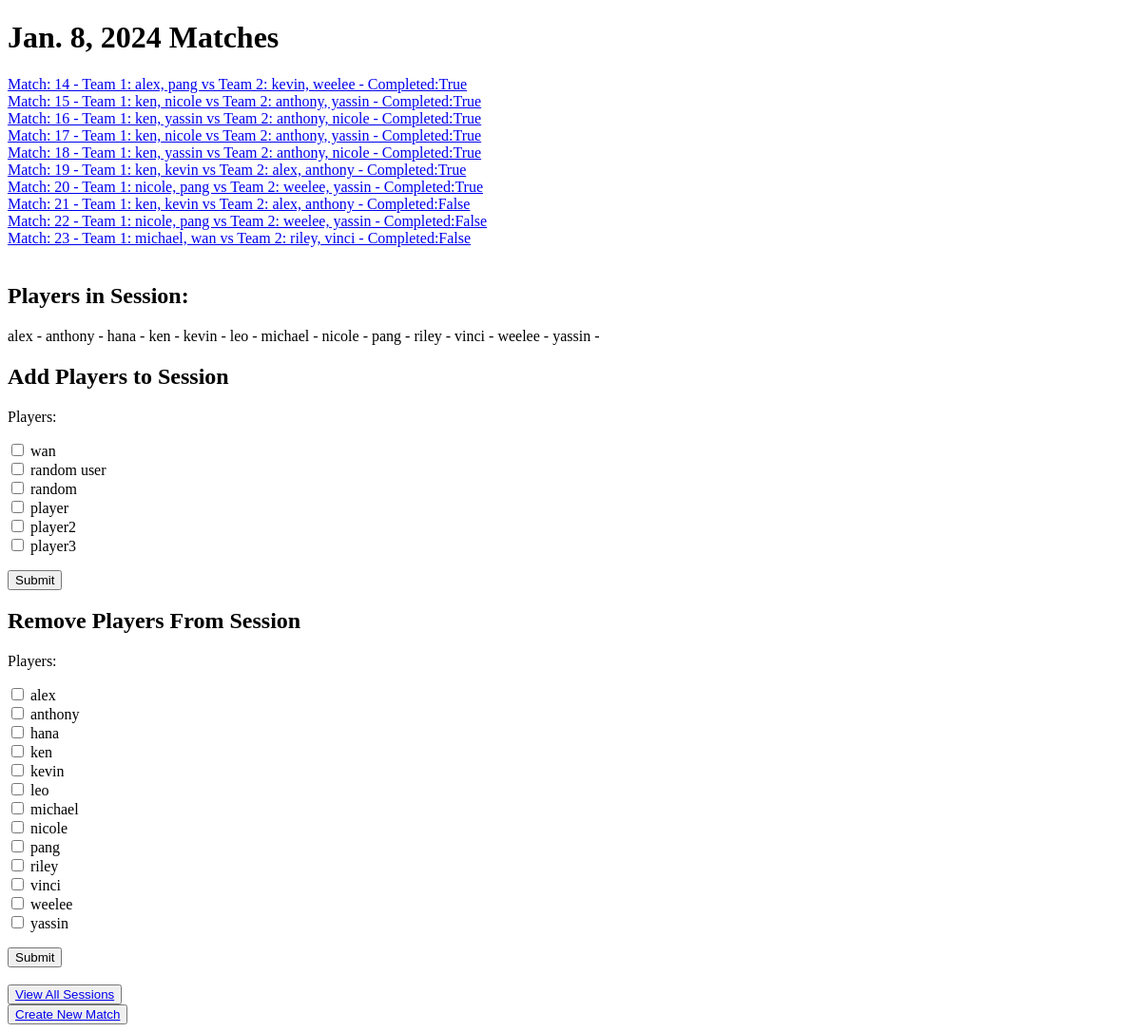
Page /kevin/badders/1 on the earlier database version.
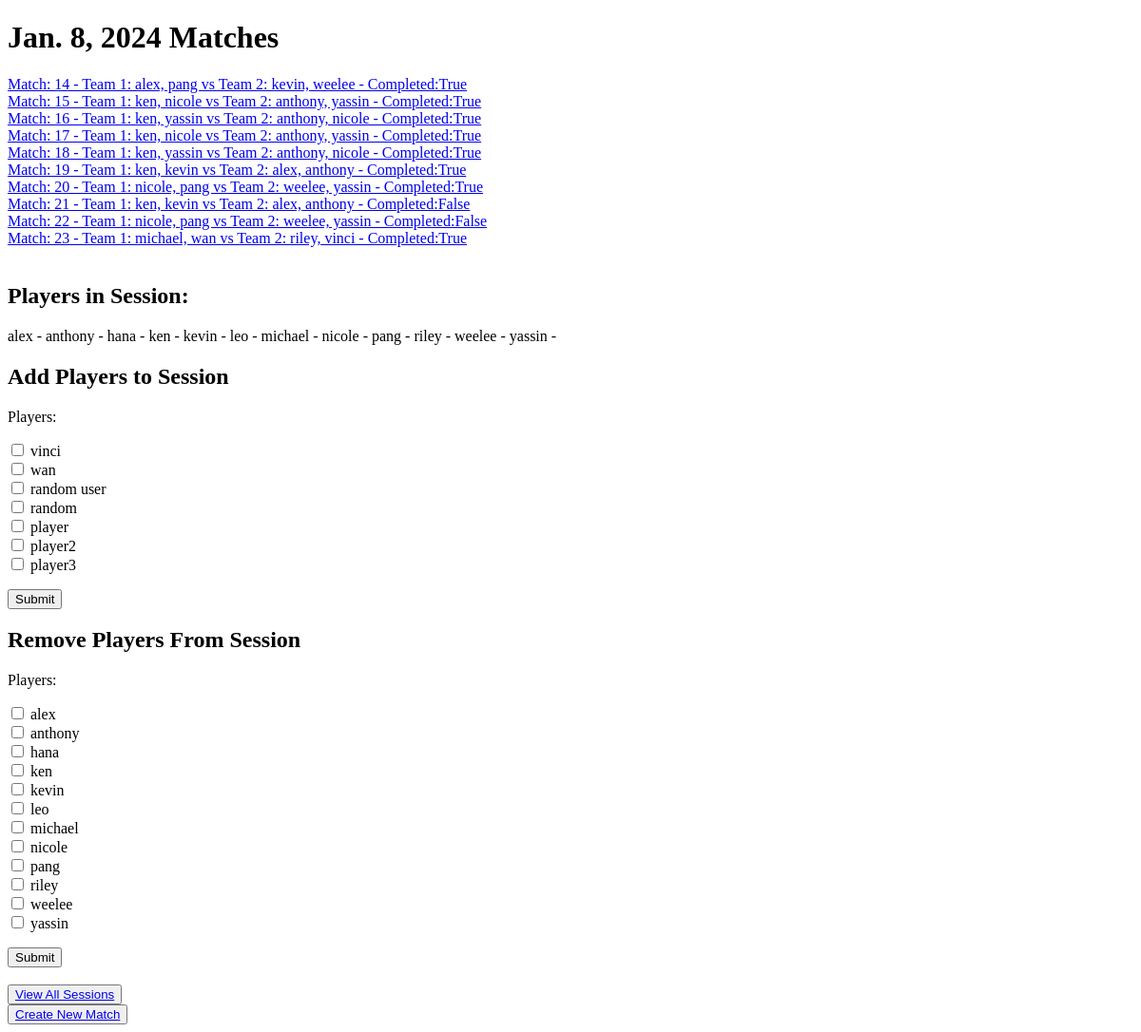
Same page on the later database version.
### mainApp/models.py (models this page shows)
class match(models.Model):
    matchID = models.AutoField(primary_key=True)
    session = models.ForeignKey(session,on_delete=models.CASCADE)
    team1 = models.ManyToManyField(player, related_name='team1', blank=True)
    team2 = models.ManyToManyField(player, related_name='team2', blank=True)
    score = models.CharField(max_length = 255, default = '00-00')
    completed = models.BooleanField(default=False)
    class Meta:
        constraints = [
            models.UniqueConstraint(fields=['matchID', 'session'], name='unique_match'),
        ]
    def __str__(self):
        team1_names = ", ".join([player.playerName for player in self.team1.all()])
        team2_names = ", ".join([player.playerName for player in self.team2.all()])
        return f"Match: {self.matchID} - Team 1: {team1_names} vs Team 2: {team2_names} - Completed:{self.completed}"

class player(models.Model):
    playerName = models.CharField(max_length = 255,primary_key = True)
    club = models.ForeignKey(club,on_delete=models.CASCADE)
    win = models.IntegerField(default = 0)
    loss =  models.IntegerField(default = 0)
    inGameFlag = models.BooleanField(default = False)
    elo = models.IntegerField(default = 1200)
    def __str__(self):
        return str(self.playerName)
    class Meta:
        constraints = [
            models.UniqueConstraint(fields=['playerName', 'club'], name='unique_player')
        ]

### mainApp/views.py (the view, shortened to what this page needs)
# urls.py: path('<str:username>/<str:clubname>/<int:sessionid>',views.displaySession,name = 'displaysession'),
def displaySession(request,username,clubname,sessionid):
    userInstance = User.objects.get(username = username)
    clubInstance = club.objects.get(clubName = clubname, clubOrganiser = userInstance)
    matches = match.objects.filter(session = sessionid)
    matchesStr = [str(match) for match in matches]
    sessionInstance = session.objects.get(sessionID = sessionid)
    date = sessionInstance.date
    session_players = sessionInstance.players
    player_names = [player.playerName for player in session_players.all()]
    form = addSessionPlayerForm(club = clubInstance, session = sessionInstance)
    deletePlayerForm = deleteSessionPlayerForm(club = clubInstance, session = sessionInstance)
    context = {
        'form':form,
        'deleteplayerform':deletePlayerForm,
        'matches':matches,
        'user': username,
        'club':clubname,
        'date':date,
        'session':sessionid,
        'players': player_names
    }
    return render(request,'displaysession.html',context)

### mainApp/forms.py
class addSessionPlayerForm(forms.ModelForm):
    players = forms.ModelMultipleChoiceField(
        queryset=player.objects.none(),
        widget=forms.CheckboxSelectMultiple,
        )
    class Meta:
        model = session
        fields = ('players',)
    def __init__(self, *args, **kwargs):
        club = kwargs.pop('club', None)
        session = kwargs.pop('session', None)
        super(addSessionPlayerForm, self).__init__(*args, **kwargs)
        if club:
            excluded_players = session.players.all() if session else []
            self.fields['players'].queryset = player.objects.filter(club = club).exclude(playerName__in=[player.playerName for player in excluded_players])

### mainApp/models.py (called while the page is built)
def get_today():
    return timezone.now().date()

### mainApp/templates/displaysession.html (shortened to what this page needs)
<!DOCTYPE html>
<html lang="en">
<head>
</head>
<body>
    <h1> {{date}} Matches</h1>
    {% for match in matches %}
        <a href="{% url 'displayMatch' username=user clubname=club sessionid=session matchid=match.matchID %}">{{match}} </a> <br>
    {% endfor %}
    <br>
    <h2>Players in Session:</h2>
    <p>
        {% for player in players %}
            {{player}} -
        {% endfor %}
    </p>
    <h2>Add Players to Session</h2>
        <form method="POST">
            {%for field in form%}
                <p>{{field.label}}: {{field}}</p>
            {% endfor %}
            <input type="submit" name="Add_Player_to_Session">
        </form>
    <h2>Remove Players From Session</h2>
        <form method="POST">
            {%for field in deleteplayerform%}
                <p>{{field.label}}: {{field}}</p>
            {% endfor %}
            <input type="submit" name="Delete_Player_From_Session">
        </form>
    <br>
    <button><a href="{% url 'displayAllSessions' username=user clubname=club%}">View All Sessions</a></button>
    <br>
    <button><a href="{% url 'createMatch' username=user clubname=club sessionid=session%}">Create New Match</a></button>
</body>
</html>

Differences in the rows shown:
no longer on this page (row edited): player: players "vinci"
changed match: matchID+completed "Match: 23 - Team 1: michael, wan vs Team 2: riley, vinci - Completed:False" → "Match: 23 - Team 1: michael, wan vs Team 2: riley, vinci - Completed:True"
Other differences:
form field players: "☐ ☐ ☐ ☐ ☐ ☐" → "☐ ☐ ☐ ☐ ☐ ☐ ☐"
form field players: "☐ ☐ ☐ ☐ ☐ ☐ ☐ ☐ ☐ ☐ ☐ ☐ ☐" → "☐ ☐ ☐ ☐ ☐ ☐ ☐ ☐ ☐ ☐ ☐ ☐"
text no longer shown: "wan random user random player player2 player3 alex anthony hana ken kevin leo michael nicole pang riley vinci weelee yassin"
text now shown: "vinci wan random user random player player2 player3 alex anthony hana ken kevin leo michael nicole pang riley weelee yassin"
